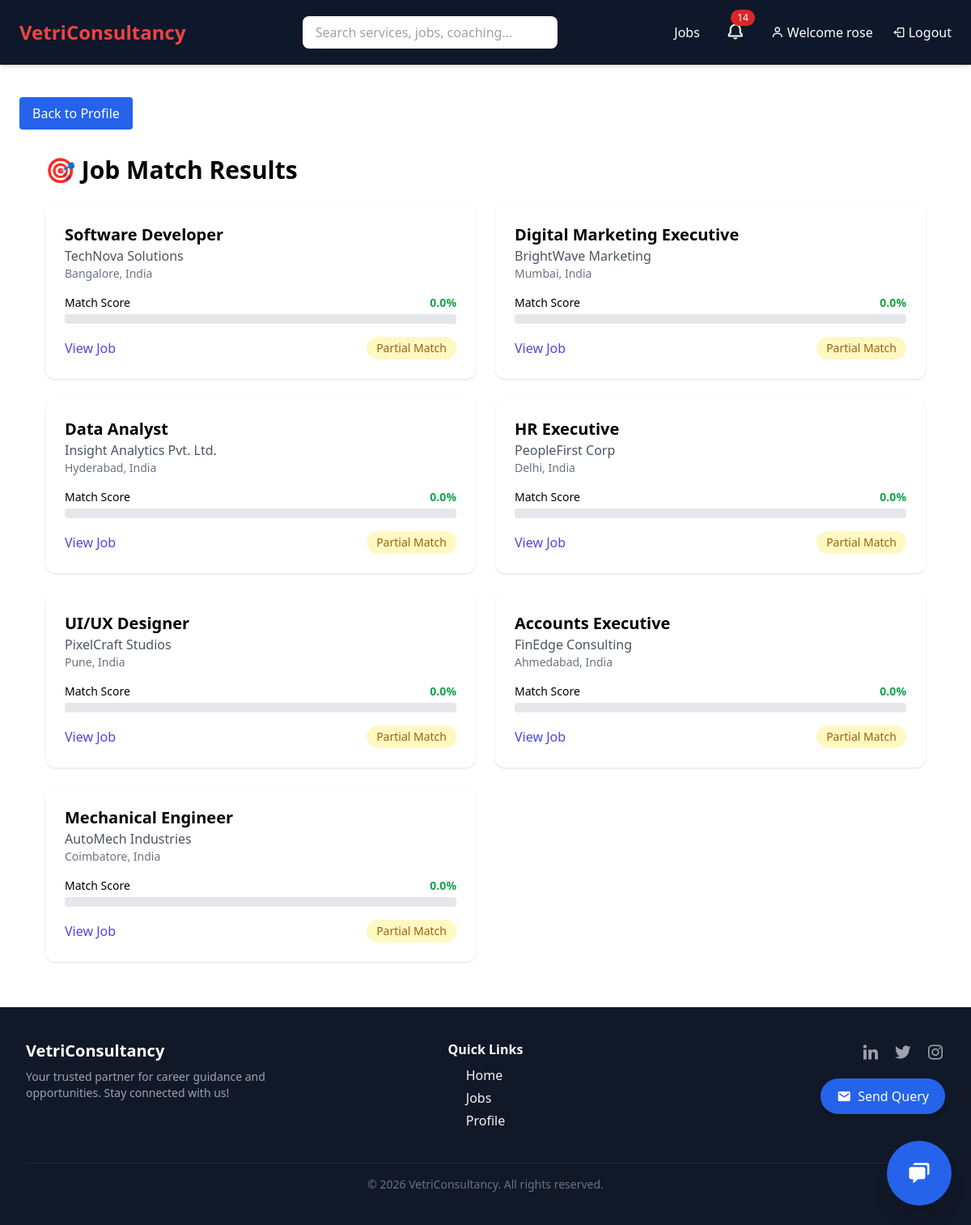
/job-matching/ (signed in), run on the app's committed database.
### VCS/models.py (models this page shows, shortened)
class Job(models.Model):
    EXPERIENCE_CHOICES = [
        ('FRESHER', 'Fresher'),
        ('1-3', '1–3 Years'),
        ('3-5', '3–5 Years'),
        ('5+', '5+ Years'),
    ]
    company_name = models.CharField(max_length=200, db_index=True)
    job_title = models.CharField(max_length=200, db_index=True)
    location = models.CharField(max_length=100, db_index=True)
    experience = models.CharField(
        max_length=10,
        choices=EXPERIENCE_CHOICES,
        db_index=True
    )
    salary_range = models.IntegerField(help_text="Monthly salary", db_index=True)
    is_remote = models.BooleanField(default=False)
    eligibility = models.TextField()
    job_description = models.TextField()
    posted_at = models.DateTimeField(auto_now_add=True, db_index=True)
    saved_by = models.ManyToManyField(User, blank=True, related_name='saved_jobs')
    applied_by = models.ManyToManyField(User, through='JobApplication', related_name='applied_jobs')
    is_exclusive = models.BooleanField(default=False)  # Pro/Pro Plus only
    priority_score = models.FloatField(default=0.0)  # For matching
    recruiter_email = models.EmailField(blank=True)  # For intros
    class Meta:
        indexes = [
            models.Index(fields=['job_title']),
            models.Index(fields=['location']),
            models.Index(fields=['experience']),
            models.Index(fields=['salary_range']),
        ]

### VCS/views.py (the view)
# urls.py: path('job-matching/', job_matching, name='job_matching'),
@login_required
def job_matching(request):
    profile = request.user.profile
    jobs = Job.objects.all()
    matched_jobs = []
    for job in jobs:
        score = SequenceMatcher(
            None,
            profile.skills.lower(),
            job.job_description.lower()
        ).ratio() * 100
        matched_jobs.append({
            "job": job,
            "score": round(score, 2)
        })
    matched_jobs = sorted(matched_jobs, key=lambda x: x["score"], reverse=True)
    return render(request, "job_matching.html", {
        "matched_jobs": matched_jobs
    })

### VCS/context_processors.py (called while the page is built)
def notification_count(request):
    if request.user.is_authenticated:
        unread_count = Notification.objects.filter(
            user=request.user,
            is_read=False
        ).count()
        latest_notifications = Notification.objects.filter(
            user=request.user
        ).order_by('-created_at')[:5]
    else:
        unread_count = 0
        latest_notifications = []
    return {
        'notification_count': unread_count,
        'latest_notifications': latest_notifications,
    }

### VCS/templates/job_matching.html (shortened to what this page needs)
<!DOCTYPE html>
{% extends 'base.html' %}
{% block content %}
<body class="bg-gray-100 min-h-screen">
    <a href="{% url 'profile' %}" class="mt-4 inline-block bg-blue-600 text-white px-4 py-2 rounded">Back to Profile</a>
    <div class="max-w-6xl mx-auto p-8">
        <h1 class="text-3xl font-bold mb-6">🎯 Job Match Results</h1>
        <div class="grid grid-cols-1 md:grid-cols-2 gap-6">
            {% for item in matched_jobs %}
            <div class="bg-white shadow rounded-xl p-6">
                <h2 class="text-xl font-semibold">{{ item.job.job_title }}</h2>
                <p class="text-gray-600">{{ item.job.company_name }}</p>
                <p class="text-sm text-gray-500">{{ item.job.location }}</p>
                <div class="mt-4">
                    <div class="flex justify-between mb-1">
                        <span class="text-sm font-medium">Match Score</span>
                        <span class="text-sm font-bold text-green-600">{{ item.score }}%</span>
                    </div>
                    <div class="w-full bg-gray-200 rounded h-3">
                    </div>
                </div>
                <div class="mt-4 flex justify-between items-center">
                    <a href="{% url 'job_detail' item.job.id %}"
                    class="text-indigo-600 hover:underline">View Job</a>
                    {% if item.score >= 60 %}
                    <span class="bg-green-100 text-green-700 px-3 py-1 rounded-full text-sm">
                        Best Match
          </span>
          {% else %}
          <span class="bg-yellow-100 text-yellow-700 px-3 py-1 rounded-full text-sm">
              Partial Match
            </span>
            {% endif %}
        </div>
    </div>
    {% endfor %}
</div>
</div>
{% endblock %}

### VCS/templates/base.html (shortened to what this page needs)
<!DOCTYPE html>
<html lang="en" x-data="{ open: false, openQuery:false }">
<head>
    <script src="https://cdn.tailwindcss.com"></script>
    <link href="https://unpkg.com/boxicons@2.1.4/css/boxicons.min.css" rel="stylesheet">
    <link href="https://cdn.jsdelivr.net/npm/fullcalendar@6.1.11/index.global.min.css" rel="stylesheet">
</head>
<body class="flex flex-col min-h-screen">
    <header class="bg-slate-900 text-white px-6 py-4 flex flex-col md:flex-row md:items-center md:justify-between shadow-md">
    <div class="flex justify-between items-center w-full md:w-auto">
        <a href="/" class="text-2xl font-bold text-red-500 hover:text-red-600 transition-colors duration-200">
            VetriConsultancy
        </a>
    </div>
    <div :class="{'block': open, 'hidden': !open}" class="w-full mt-4 md:mt-0 md:flex md:items-center md:justify-between">
        <form action="/search/" method="get" class="w-full md:w-1/3 mx-auto mb-3 md:mb-0">
            <input type="text" name="q"
                   placeholder="Search services, jobs, coaching..."
                   class="w-full px-4 py-2 rounded-lg text-black focus:outline-none focus:ring-2 focus:ring-blue-500 transition shadow-sm">
        </form>
        <nav class="flex flex-col md:flex-row md:items-center space-y-2 md:space-y-0 md:space-x-6 text-sm md:text-base">
            <a href="/jobs/" class="hover:text-blue-400 transition duration-200">Jobs</a>
            {% if user.is_authenticated %}
            <div class="relative" id="notification-container">
                <button onclick="toggleNotifications()" class="relative text-2xl p-2 rounded hover:bg-slate-800 transition focus:outline-none">
                    <i class='bx bx-bell'></i>
                    {% if notification_count > 0 %}
                    <span class="absolute -top-1 -right-1 bg-red-600 text-white text-xs px-2 py-0.5 rounded-full">
                        {{ notification_count }}
                    </span>
                    {% endif %}
                </button>
            </div>
            {% if user.is_superuser or user.is_staff %}
            <a href="{% url 'admin_dashboard' %}" class="flex items-center gap-1 hover:text-yellow-400 transition duration-200">
                <i class='bx bx-tachometer'></i> Dashboard
            </a>
            {% else %}
            <a href="{% url 'profile' %}" class="flex items-center gap-1 hover:text-blue-400 transition duration-200">
                <i class='bx bx-user'></i> Welcome {{ user.username }}
            </a>
            {% endif %}
            <form method="post" action="{% url 'logout' %}" class="inline">
                <button type="submit" class="flex items-center gap-1 hover:text-red-400 transition duration-200">
                    <i class='bx bx-log-out'></i> Logout
                </button>
            </form>
            {% endif %}
        </nav>
    </div>
</header>
<main class="flex-grow px-4 md:px-6 py-6">
    {% block content %}{% endblock %}
</main>
<footer class="bg-gray-900 text-gray-100 py-10">
    <div class="max-w-7xl mx-auto px-4 sm:px-6 lg:px-8">
        <div class="grid grid-cols-1 sm:grid-cols-3 gap-8">
            <div class="flex flex-col items-center sm:items-start text-center sm:text-left">
                <h2 class="text-xl font-bold text-white mb-2">VetriConsultancy</h2>
                <p class="text-gray-400 text-sm">
                    Your trusted partner for career guidance and opportunities.
                    Stay connected with us!
                </p>
            </div>
            <div class="flex flex-col items-center">
                <h3 class="text-white font-semibold mb-2">Quick Links</h3>
                <ul class="space-y-1">
                    {% if user.is_superuser %}
                    <li><a href="/" class="hover:text-blue-500 transition-colors duration-200">Home</a></li>
                    <li><a href="/jobs" class="hover:text-blue-500 transition-colors duration-200">Jobs</a></li>
                    {% else %}
                    <li><a href="/" class="hover:text-blue-500 transition-colors duration-200">Home</a></li>
                    <li><a href="/jobs" class="hover:text-blue-500 transition-colors duration-200">Jobs</a></li>
                    <li><a href="/profile" class="hover:text-blue-500 transition-colors duration-200">Profile</a></li>
                    {% endif %}
                </ul>
            </div>
            <div class="flex flex-col items-center sm:items-end text-center sm:text-right space-y-4">
                <div class="flex space-x-4 justify-center sm:justify-end">
                    <a href="#" class="text-gray-400 hover:text-blue-600 transition-colors duration-200">
                        <i class='bx bxl-linkedin text-2xl'></i>
                    </a>
                    <a href="#" class="text-gray-400 hover:text-sky-400 transition-colors duration-200">
                        <i class='bx bxl-twitter text-2xl'></i>
                    </a>
                    <a href="#" class="text-gray-400 hover:text-pink-500 transition-colors duration-200">
                        <i class='bx bxl-instagram text-2xl'></i>
                    </a>
                </div>
                {% if user.is_authenticated and not user.is_superuser and not user.is_staff %}
                <button @click="openQuery=true"
                        class="bg-blue-600 hover:bg-blue-700 text-white px-5 py-2 rounded-full flex items-center gap-2 shadow-md hover:shadow-xl transition-all duration-300 transform hover:-translate-y-1 hover:scale-105">
                    <i class='bx bxs-envelope text-lg'></i>
                    <span class="font-medium">Send Query</span>
                </button>
                {% endif %}
            </div>
        </div>
        <div class="mt-10 border-t border-gray-800 pt-4 text-center text-gray-500 text-sm">
            © 2026 VetriConsultancy. All rights reserved.
        </div>
    </div>
</footer>
{% if user.is_authenticated and not user.is_superuser and not user.is_staff %}
<div x-data="{ openChat: false }" class="fixed bottom-6 right-6 z-50">
    <button @click="openChat = true"
        class="fixed bottom-6 right-6 w-16 h-16 sm:w-20 sm:h-20 bg-blue-600 hover:bg-blue-700 text-white rounded-full shadow-xl flex items-center justify-center transition-all duration-300 transform hover:scale-110 hover:rotate-12 animate-bounce">
    <i class='bx bxs-chat text-2xl sm:text-3xl'></i>
    </button>
</div>
{% endif %}
</body>
</html>

### data on the page
Job: job.job_title "Software Developer", job.company_name "TechNova Solutions", job.location "Bangalore, India", score "0.0"
Job: job.job_title "Digital Marketing Executive", job.company_name "BrightWave Marketing", job.location "Mumbai, India", score "0.0"
Job: job.job_title "Data Analyst", job.company_name "Insight Analytics Pvt. Ltd.", job.location "Hyderabad, India", score "0.0"
Job: job.job_title "HR Executive", job.company_name "PeopleFirst Corp", job.location "Delhi, India", score "0.0"
Job: job.job_title "UI/UX Designer", job.company_name "PixelCraft Studios", job.location "Pune, India", score "0.0"
Job: job.job_title "Accounts Executive", job.company_name "FinEdge Consulting", job.location "Ahmedabad, India", score "0.0"
Job: job.job_title "Mechanical Engineer", job.company_name "AutoMech Industries", job.location "Coimbatore, India", score "0.0"

### other printed values
{{ notification_count }} "14"
{{ user.username }} "rose"
